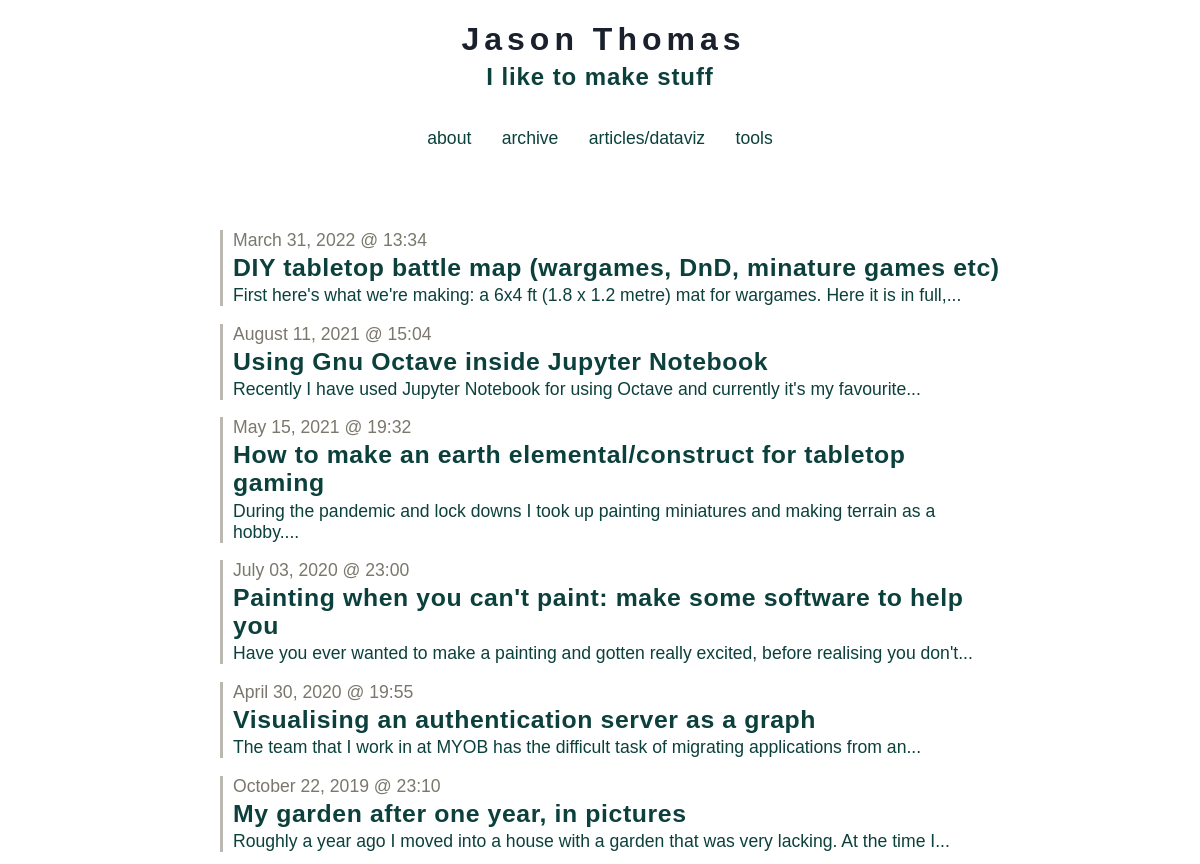
Page /archive (upper part) on the earlier database version.
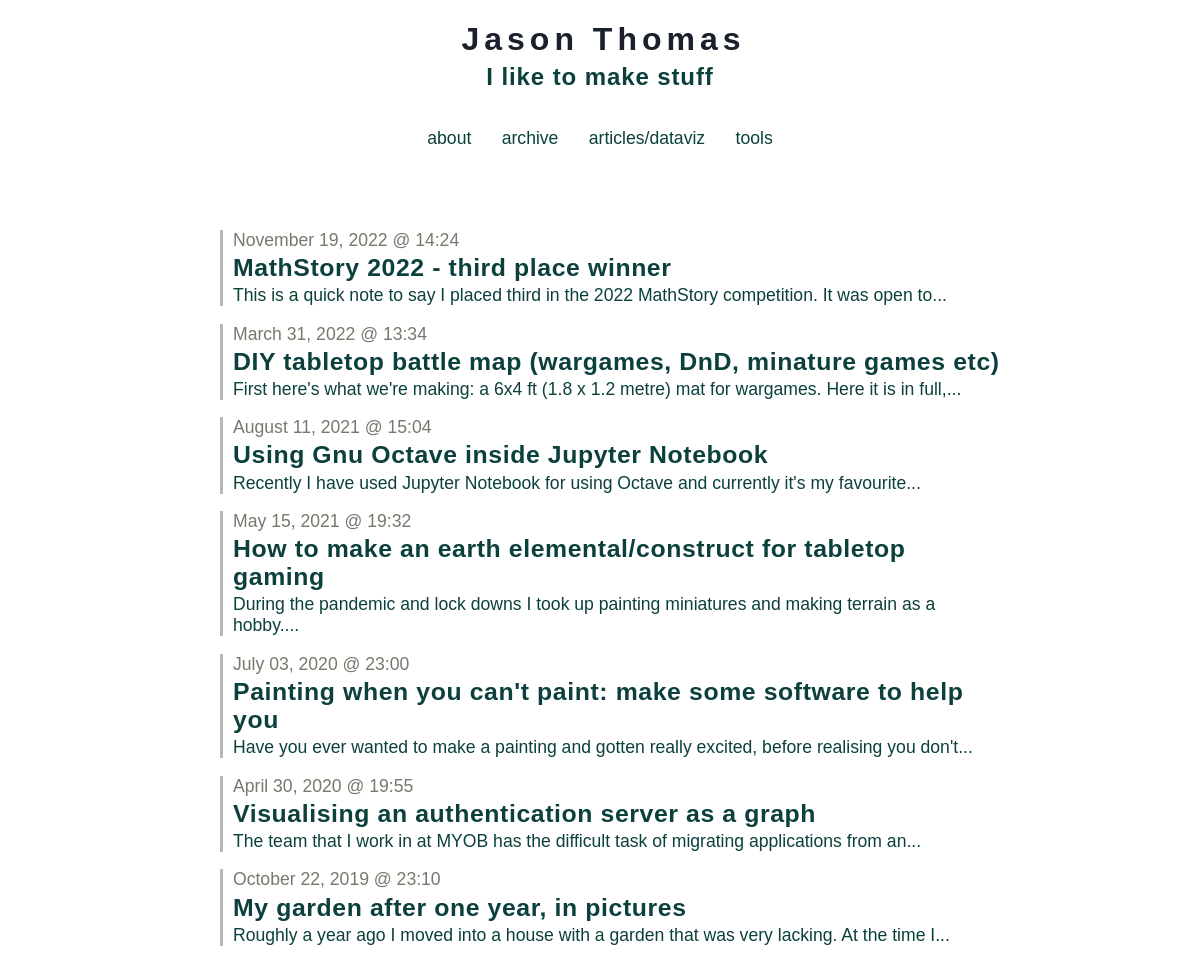
Same page on the later database version.
### tables this page shows
CREATE TABLE entries (
  id integer primary key autoincrement,
  entryDate date not null,
  title text not null,
  text text not null
);

### app.py (the view)
@app.route('/archive')
def show_archive():
    session.pop('logged_in', None)
    entries = get_sql_records("entries")
    return render_template('show_archive.html', entries=entries)

### app.py (called while the page is built)
def connect_db():
    return sqlite3.connect(app.config['DATABASE'])

def get_sql_records(table):
    if table == "articles":
        cursor = g.db.execute('select title, publishDate, link, text, interactive from articles order by id asc')
        articles = [dict(title=row[0], date=row[1], link=row[2], text=row[3], interactive=row[4]) for row in cursor.fetchall()]
        return articles
    elif table == "entries":
        cursor = g.db.execute('select title, entryDate, text from entries order by id asc')
        entries = [dict(title=row[0], date=row[1], text=row[2]) for row in cursor.fetchall()]
        return entries
    else:
        raise sqlite3.DatabaseError

@app.before_request
def before_request():
    g.db = connect_db()

@app.teardown_request
def teardown_request(exception):
    db = getattr(g, 'db', None)
    if db is not None:
        db.close()

@app.after_request
def after_request(response):
    response.headers.set('X-Content-Type-Options', 'nosniff')
    response.headers.set('X-Frame-Options', 'SAMEORIGIN')
    response.headers.set('X-XSS-Protection', '1; mode=block')
    response.headers.set('Strict-Transport-Security', 'max-age=63072000')
    return response

### templates/show_archive.html
{% extends "layout.html" %}
{% block body %}
  <ul class=entries>
  {% set entry_length=entries|length %}
  {% if entry_length > 0 %}
    {% for entry in entries|reverse() %}
      {% set this_entry_i=entry_length-loop.index %}
      <li class=archiveLink value=>
        <a href="/post?postNum={{this_entry_i}}">
          <p class=dateText>{{ entry.date|safe }}</p>
          <h3>{{ entry.title }}</h3>
          <p>{{entry.text|striptags|truncate(100) }}</p>
        </a>
    {% endfor %}
  {% else %}
    <li><em>Why not say something?</em>
  {% endif %}
  </ul>
{% endblock %}

### templates/layout.html (shortened to what this page needs)
<!doctype html>
<link rel="stylesheet" href="{{ url_for('static', filename='default.css') }}">
<link rel=stylesheet type=text/css href="{{ url_for('static', filename='style.css') }}">
<div class=topBanner>
  <a href="/">
    <h1>Jason Thomas</h1>
    <h4>I like to make stuff</h4>
  </a>
</div>
<div class=topLinks>
  <a href="{{ url_for('about') }}">about</a>
  <a href="{{ url_for('show_archive') }}">archive</a>
  <a href="{{ url_for('show_articles') }}">articles/dataviz</a>
  <a href="{{ url_for('my_work') }}">tools</a>
</div>
<div class=page>
  {% block body %}{% endblock %}
</div>

### static/style.css (style rules this page uses)
a,h2,h3 { color: #0C403C; }
a:link { text-decoration: none; }
h1,h2,h3,h4 { letter-spacing: 0.6px; }
.page { margin: 3em auto; padding: .8em; max-width: 800px; }
.page a { text-decoration: underline; }
li { margin-bottom: 1em; list-style: none; padding-left:10px; border-left: 3px solid #BBB8B1; margin-left:10px; }
.archiveLink * { cursor:pointer; margin-bottom: 0.125em; margin-top: 0.125em; }
.archiveLink a { text-decoration: none; }
ul { padding-left:10px; }
.topBanner { width: 100%; text-align: center; cursor: pointer; }
.topBanner h1 { font-size: 4.0vh; margin-bottom:5px; letter-spacing:5px; margin-left:7px; color: #1A202C; }
.topBanner h4 { font-size: 3.0vh; letter-spacing:0.9px; margin-top:5px; color: #0C403C; }
.metanav, .topLinks { text-align: center; font-size: 0.9em; padding: 0.3em; }
.topLinks * { margin: 0.75em; margin-top: 0; }
.dateText { margin-bottom:0px; color: #7B776D; }
h1 { font-size: 3.8vh; }
h3 { font-size: 3.1vh; }
h4 { font-size: 2.7vh; }
p, a, code, li { font-size: 2.2vh; }

Differences in the rows shown:
added entries: date "November 19, 2022 @ 14:24", title "MathStory 2022 - third place winner", text "This is a quick note to say I placed third in the 2022 MathStory competition. It was open to..."
